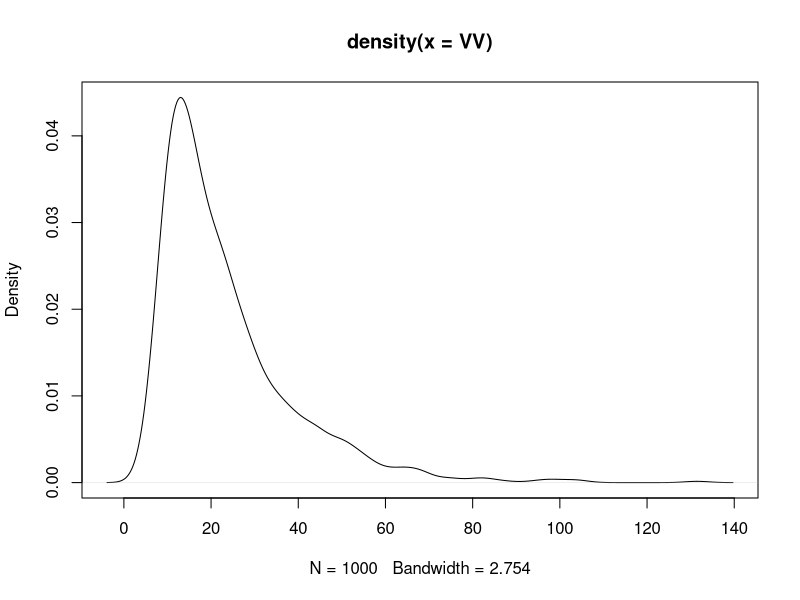

This figure's R source: (Note: this script raises an error after producing the figure.)
rm(list=ls())
#library(e1071)
library(ggplot2)
##################################################
################ Illustration de l'approx de somme de Gamma
###################################################

n <- n_C  <-1000

alpha_N <- 100
beta_N  <- 2
theta_N <-c(alpha_N,beta_N)
lambda_e <- 1/0.5
lambda_c <- 1/15
k <- 16
kprime <- 30

alpha_N_R <- 1000


### données expérimentales  SIMULATION  exp(lambda_c) + Gamma(k, lambda_e)
VV <-   rgamma(n,1,lambda_c) + rgamma(n,k,lambda_e)
UV  <- rgamma(n,alpha_N,beta_N)
TV <- apply(cbind(UV,VV),1,min)
summary(TV)

UR  <- rgamma(n,alpha_N_R,beta_N)
VR <- VV  + rgamma(n,kprime,lambda_e)
TR <-  apply(cbind(UR,VR),1,min)
summary(UR)
summary(TR)
summary(VR)

### approx 2;
R <- sum(c(1,k)/c(lambda_c,lambda_e))
Q <- sum(c(1,k)/c(lambda_c,lambda_e)^2)
k_sum <- R^2/Q
lambda_sum <- k_sum/R

plot(density(VV))
#curve(dgamma(x,k_sum, lambda_sum),add=TRUE,col='green')
m <- emg.mle(VV)
curve(demg(x,m@coef[1],m@coef[2],m@coef[3]),add=TRUE,col='cyan')




R <- sum(c(1,k+kprime)/c(lambda_c,lambda_e))
Q <- sum(c(1,k+prime)/c(lambda_c,lambda_e)^2)
k_sum <- R^2/Q
lambda_sum <- k_sum/R
m <- emg.mle(VR)

plot(density(VR))
curve(dgamma(x,k_sum, lambda_sum),add=TRUE,col='red')
curve(demg(x,m@coef[1],m@coef[2],m@coef[3]),add=TRUE,col='cyan')




#VV <-   rgamma(n,l,lambda_e) + rgamma(n,k,lambda_e)




#####  verif distributions

#------- TV

# dens_TV <- function(x,lambda_c,lambda_e,k,theta_N){
# 
# #  theta_L <- c(k+l,lambda_e)
#   R <- sum(c(1,k)/c(lambda_c,lambda_e))
#   Q <- sum(c(1,k)/c(lambda_c,lambda_e)^2)
#   k_sum <- R^2/Q
#   lambda_sum <- k_sum/R
#   theta_L <- c(k_sum,lambda_sum)
#   F1z <- pgamma(x,theta_L[1],theta_L[2])
#   f1z <- dgamma(x,theta_L[1],theta_L[2])
#   

#   F2z <- pgamma(x,theta_N[1],theta_N[2])
#   f2z <- dgamma(x,theta_N[1],theta_N[2])
#   f1z*(1-F2z) + f2z*(1-F1z)
# }

dens_TV <- function(x,lambda_c,mu,sigma,theta_N){
  
  #  theta_L <- c(k+l,lambda_e)
  #R <- sum(c(1,k)/c(lambda_c,lambda_e))
  #Q <- sum(c(1,k)/c(lambda_c,lambda_e)^2)
  #k_sum <- R^2/Q
  #lambda_sum <- k_sum/R
  #theta_L <- c(k_sum,lambda_sum)
  #F1z <- pgamma(x,theta_L[1],theta_L[2])
  #f1z <- dgamma(x,theta_L[1],theta_L[2])
  
  F1z <- pemg(x,lambda=lambda_c,mu=mu,sigma=sigma)
  f1z <- demg(x,lambda=lambda_c,mu=mu,sigma=sigma)
  
  F2z <- pgamma(x,theta_N[1],theta_N[2])
  f2z <- dgamma(x,theta_N[1],theta_N[2])
  f1z*(1-F2z) + f2z*(1-F1z)
}



hist(TV,nclass = n/10,freq = FALSE)
lines(density(TV),col='orange')
m <- emg.mle(VV)
lambda_c_est <- m@coef[3]
mu <- m@coef[1]
sigma <- m@coef[2]
curve(dens_TV(x,lambda_c_est,mu,sigma,theta_N),add=TRUE,col='green')


# prob_TV <- function(x,lambda_c,lambda_e,k,theta_N){
#   #theta_L <- c(k+l,lambda_e)
#   R <- sum(c(1,k)/c(lambda_c,lambda_e))
#   Q <- sum(c(1,k)/c(lambda_c,lambda_e)^2)
#   k_sum <- R^2/Q
#   lambda_sum <- k_sum/R
#   theta_L <- c(k_sum,lambda_sum)
# 
#   F1z <- pgamma(x,theta_L[1],theta_L[2])
#   F2z <- pgamma(x,theta_N[1],theta_N[2])
#   1-(1-F1z)*(1-F2z)
# 
# }
prob_TV <- function(x,lambda_c,lambda_e,mu_sigma,theta_N){
  #theta_L <- c(k+l,lambda_e)
  #R <- sum(c(1,k)/c(lambda_c,lambda_e))
  #Q <- sum(c(1,k)/c(lambda_c,lambda_e)^2)
  #k_sum <- R^2/Q
  #lambda_sum <- k_sum/R
  #theta_L <- c(k_sum,lambda_sum)

  F1z <- pemg(x,lambda_e,mu,sigma)
  F2z <- pgamma(x,theta_N[1],theta_N[2])
  1-(1-F1z)*(1-F2z)

}



plot(ecdf(TV))
curve(prob_TV(x,lambda_c,lambda_e_est,mu,sigma,theta_N),add=TRUE,col='green')


#------- TR

#dens_VR <- function(x,lambda_e,l,k,kprime){
#  dgamma(x,k+kprime+l,lambda_e)
#}

#plot(density(VR))
#curve(dens_VR(x,lambda_e,l,k,kprime),add=TRUE,col='red')


#prob_VR <- function(x,lambda_e,l,k,kprime){
#  pgamma(x,k+kprime+l,lambda_e)
#}


dens_TR <- function(x,lambda_c,lambda_e,k,kprime,theta_N){
  dens_TV(x,lambda_c,lambda_e,k+kprime,theta_N)
}
  
prob_TR <- function(x,lambda_c,lambda_e,k,kprime,theta_N){
  prob_TV(x,lambda_c,lambda_e,k+kprime,theta_N)
}




plot(ecdf(TR))
theta_N_R <- c(alpha_N_R,beta_N)
curve(prob_TR(x,lambda_c,lambda_e,k,kprime,theta_N_R),add=TRUE,col='red')



#dens_TR <- function(x,lambda_e,l,k,kprime,theta_N){
#
#  F_VR <- prob_VR(x,lambda_e,l,k,kprime)
#  f_VR <- dens_VR(x,lambda_e,l,k,kprime)
#  F_UR <- pgamma(x,theta_N[1],theta_N[2])
#  f_UR <- dgamma(x,theta_N[1],theta_N[2])
#  f_VR*(1-F_UR) + f_UR*(1-F_VR)
#}



hist(TR,freq=FALSE,nclass=n/10)
lines(density(TR),col='orange')
curve(dens_TR(x,lambda_c,lambda_e,k,kprime,theta_N_R),add=TRUE,col='red')


################################################""
#------------ Estimations
#################################################


estim_param_Gamma <- function(X){
  EX <- mean(X)
  VX <-var(X)
  alpha_hat <- EX^2/VX
  beta_hat <- alpha_hat/EX
  return(c(alpha_hat,beta_hat))
}


#-----------------------------------  ESTIM theta_N  = (alpha_N, beta_N)----
TC <-  rgamma(n_C,alpha_N,beta_N)
theta_N_hat<- estim_param_Gamma(TC)
cbind(theta_N,theta_N_hat)
#------------------------------------- ESTIM l,lambda_e, -----


log_lik_TV_TR <- function(log_param,theta_N,k,kprime,TV,TR){
  l <- exp(log_param[1])
  lambda_e <- exp(log_param[2])

  UTV <- dens_TV(TV, lambda_e,l,k,theta_N)
  UTR <- dens_TR(TR,lambda_e,l,k,kprime,theta_N)

  - sum(log(UTV)) - sum(log(UTR))
}


lambda_e_init <- 0.5*(estim_param_Gamma(TV)[2] + estim_param_Gamma(TR)[2])
l_init <- 22#% 0.5*(estim_param_Gamma(TV)[1]-k + estim_param_Gamma(TR)[1]-k-kprime)
log_param_init <- c(log(l_init),log(lambda_e_init))
log_param<- log(c(l,lambda_e))
log_lik_TV_TR(log_param,theta_N,k,kprime,TV,TR)
log_lik_TV_TR(log_param_init,theta_N_hat,k,kprime,TV,TR)


log_param_hat <- optim(log_param_init, log_lik_TV_TR,theta_N = theta_N_hat,k=k,kprime=kprime,TV = TV,TR = TR)$par
param_hat <- exp(log_param_hat)
hist(TR,freq=FALSE,nclass=min(n/10,100))
lines(density(TR),col='orange')
curve(dens_TR(x,lambda_e,l,k,kprime,theta_N),add=TRUE,col='red')
curve(dens_TR(x,exp(log_param_hat[2]),exp(log_param_hat[1]),k,kprime,theta_N_hat),add=TRUE,col='magenta')

names(param_hat)<-c('l','lamdda_e')

all_param<- c(theta_N,param,param[2]/param[1])
names(all_param) = c('alpha_N','beta_N','l','lamdda_e','lambda_c')

all_param_hat <- c(theta_N_hat,param_hat,param_hat[2]/param_hat[1]);
cbind(all_param,all_param_hat)

